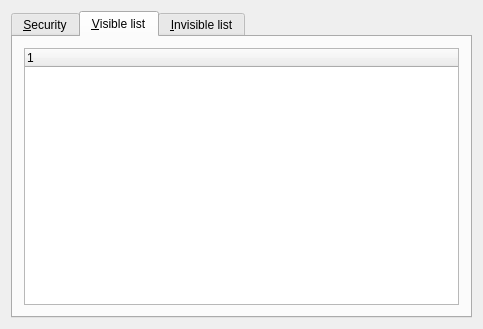
<?xml version="1.0" encoding="UTF-8"?>
<ui version="4.0">
 <class>Secure</class>
 <widget class="QWidget" name="Secure">
  <property name="geometry">
   <rect>
    <x>0</x>
    <y>0</y>
    <width>483</width>
    <height>329</height>
   </rect>
  </property>
  <property name="windowTitle">
   <string>Form1</string>
  </property>
  <layout class="QVBoxLayout">
   <property name="spacing">
    <number>6</number>
   </property>
   <property name="margin">
    <number>11</number>
   </property>
   <item>
    <widget class="QTabWidget" name="TabWidget3">
     <property name="currentIndex">
      <number>1</number>
     </property>
     <widget class="QWidget" name="tab">
      <attribute name="title">
       <string>&amp;Security</string>
      </attribute>
      <layout class="QVBoxLayout">
       <property name="spacing">
        <number>6</number>
       </property>
       <property name="margin">
        <number>11</number>
       </property>
       <item>
        <widget class="QCheckBox" name="chkAuth">
         <property name="text">
          <string>My &amp;authorization is required before users add me to Contact List</string>
         </property>
        </widget>
       </item>
       <item>
        <widget class="QCheckBox" name="chkHideIP">
         <property name="text">
          <string>Don't show my &amp;IP-address</string>
         </property>
        </widget>
       </item>
       <item>
        <widget class="QCheckBox" name="chkWeb">
         <property name="windowTitle">
          <string/>
         </property>
         <property name="text">
          <string>Allow other to view my &amp;status from the Web</string>
         </property>
        </widget>
       </item>
       <item>
        <widget class="QCheckBox" name="chkIgnoreAuth">
         <property name="text">
          <string>I&amp;gnore user authorization</string>
         </property>
        </widget>
       </item>
       <item>
        <widget class="QCheckBox" name="chkUseMD5">
         <property name="text">
          <string>Always use &amp;MD5 authentication</string>
         </property>
        </widget>
       </item>
       <item>
        <widget class="QGroupBox" name="grpDirect">
         <property name="title">
          <string>Direct connections</string>
         </property>
         <layout class="QVBoxLayout" name="verticalLayout">
          <item>
           <widget class="QRadioButton" name="btnDirectContact">
            <property name="text">
             <string>Allow direct connection from user listed in &amp;contact list</string>
            </property>
           </widget>
          </item>
          <item>
           <widget class="QRadioButton" name="btnDirectAllow">
            <property name="text">
             <string>Allow &amp;direct connection from any user</string>
            </property>
           </widget>
          </item>
          <item>
           <widget class="QRadioButton" name="btnDirectAuth">
            <property name="text">
             <string>Allow direct connection from user &amp;upon authorization</string>
            </property>
           </widget>
          </item>
         </layout>
        </widget>
       </item>
       <item>
        <spacer name="Spacer6">
         <property name="orientation">
          <enum>Qt::Vertical</enum>
         </property>
         <property name="sizeType">
          <enum>QSizePolicy::Expanding</enum>
         </property>
         <property name="sizeHint" stdset="0">
          <size>
           <width>20</width>
           <height>20</height>
          </size>
         </property>
        </spacer>
       </item>
      </layout>
     </widget>
     <widget class="QWidget" name="tab">
      <attribute name="title">
       <string>&amp;Visible list</string>
      </attribute>
      <layout class="QVBoxLayout">
       <property name="spacing">
        <number>6</number>
       </property>
       <property name="margin">
        <number>11</number>
       </property>
       <item>
        <widget class="QTreeWidget" name="lstVisible">
         <column>
          <property name="text">
           <string notr="true">1</string>
          </property>
         </column>
        </widget>
       </item>
      </layout>
     </widget>
     <widget class="QWidget" name="tab">
      <attribute name="title">
       <string>&amp;Invisible list</string>
      </attribute>
      <layout class="QVBoxLayout">
       <property name="spacing">
        <number>6</number>
       </property>
       <property name="margin">
        <number>11</number>
       </property>
       <item>
        <widget class="QTreeWidget" name="lstInvisible">
         <column>
          <property name="text">
           <string notr="true">1</string>
          </property>
         </column>
        </widget>
       </item>
      </layout>
     </widget>
    </widget>
   </item>
  </layout>
 </widget>
 <resources/>
 <connections/>
</ui>
